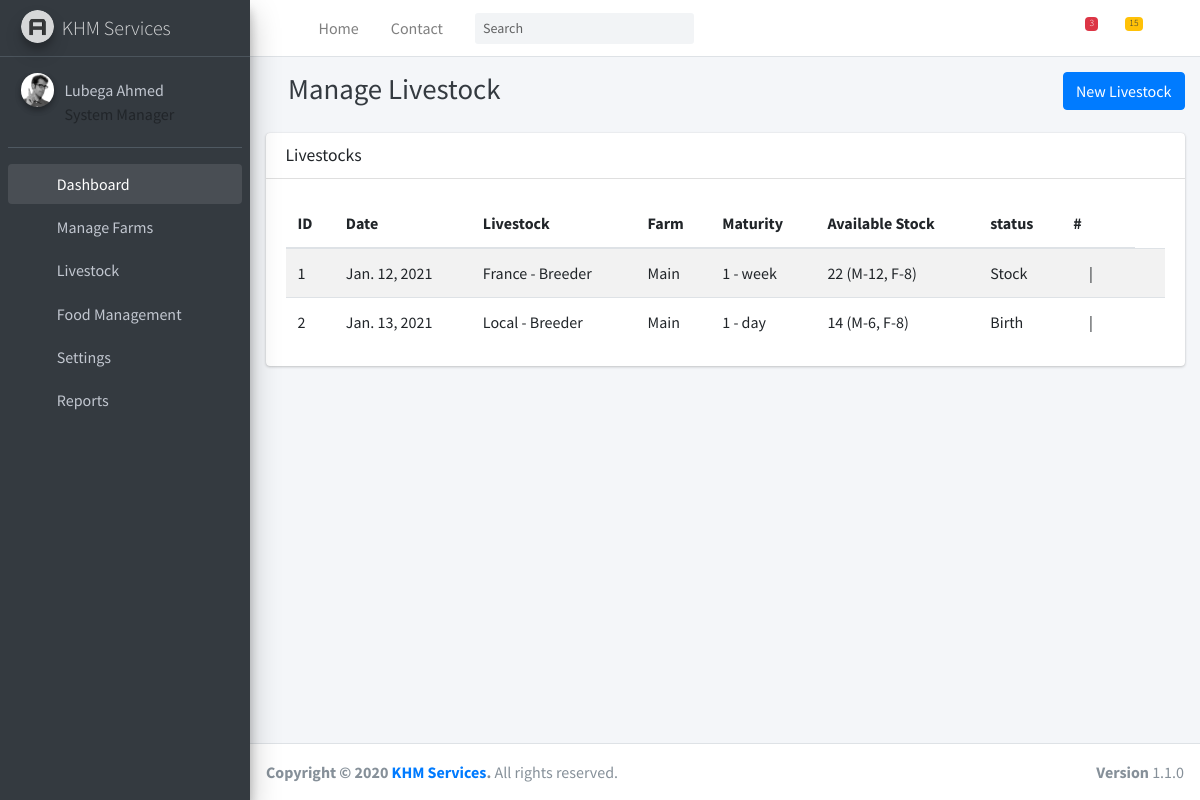
Screenshot of /livestock/ with the database file from the repository.
### cuniculture_app/models/livestocks.py (models this page shows, shortened)
class Livestock(models.Model):
    status_options = [
        ('Birth', 'Birth'),
        ('Stock', 'Stock')
    ]
    breed_options = [
        ('Breeder', 'Breeder'),
        ('Beef', 'Beef')
    ]
    maturity_options = [
        ('day', 'Day'),
        ('week', 'Week'),
    ]
    livestock_type = models.CharField(max_length=50)
    breed_category = models.CharField(max_length=50, choices=breed_options)
    farm = models.ForeignKey(Farm, on_delete=models.CASCADE)
    male = models.IntegerField()
    female = models.IntegerField()
    maturity = models.IntegerField()
    maturity_period = models.CharField(max_length=15, choices=maturity_options)
    available_stock = models.IntegerField()
    status = models.CharField(max_length=50, choices=status_options)
    stock_date = models.DateField(auto_now=True)
    class Meta:
        verbose_name = ("Livestock")
        verbose_name_plural = ("Livestocks")

### cuniculture_app/models/farms.py (models this page shows)
class Farm(models.Model):
    farm_name = models.CharField(max_length=50)
    location = models.CharField(max_length=50)
    in_charge = models.CharField(max_length=50)
    in_charge_contact = models.CharField(max_length=20)
    def __str__(self):
       return self.farm_name

### cuniculture_app/views/livestock_views.py (the view, shortened to what this page needs)
# urls.py: path('livestock/', livestock_views.manage_livestock_view, name='manage_livestock'),
def manage_livestock_view(request):
    livestocks = get_livestocks()
    livestock_form = LivestockForm()
    context = {
        'livestocks': livestocks,
        'livestock_form': livestock_form
    }
    return render (request, 'livestock/manage_livestock.html', context)

### cuniculture_app/forms/livestock_forms.py
class LivestockForm(ModelForm):
    class Meta:
        model = Livestock
        fields = ("livestock_type","breed_category", "farm", "male", "female", "maturity", "maturity_period", "available_stock", "status")
    def __init__(self, *args, **kwargs):
        super(LivestockForm, self).__init__(*args, **kwargs)
        self.helper = FormHelper()

### cuniculture_app/selectors/livestock_selectors.py (called while the page is built)
def get_livestocks():
    return Livestock.objects.all()

### cuniculture_app/templates/livestock/manage_livestock.html (shortened to what this page needs)
{% extends '../base.html' %}
{% load static %}
{% load crispy_forms_tags %}
{%block page_title%}
Manage Livestock
{% endblock%}
{% block right_button%}
<button type="button" class="btn btn-primary" data-toggle="modal" data-target="#modal-add-livestock">
    New Livestock
</button>
{% endblock %}
{% block content %}
<div class="container-fluid">
    <div class="row">
        <div class="col-12">
            <div class="card">
                {%if livestocks%}
                <div class="card-header">
                    <h3 class="card-title">Livestocks</h3>
                </div>
                <div class="card-body">
                    <table id="example1" class="table table-striped">
                        <thead>
                        <tr>
                            <th>ID</th>
                            <th>Date</th>
                            <th>Livestock</th>
                            <th>Farm</th>
                            <th>Maturity</th>
                            <th>Available Stock</th>
                            <th>status</th>
                            <th>#</th>
                        </tr>
                        </thead>
                        <tbody>
                        {% for live in livestocks%}
                        <tr data-id={{live.id}}>
                            <td>{{live.id}}</td>
                            <td>{{live.stock_date}}</td>
                            <td>{{live.livestock_type}} - {{live.breed_category}}</td>
                            <td>{{live.farm}}</td>
                            <td>{{live.maturity}} - {{live.maturity_period}}</td>
                            <td>{{live.available_stock}} (M-{{live.male}}, F-{{live.female}})</td>
                            <td>{{live.status}}</td>
                            <td>
                                <a href="{% url 'edit_livestock' live.id %}" style="color:inherit">
                                    <i class="fa fa-edit"></i>
                                </a> |
                                <a href="{% url 'delete_livestock' live.id %}" style="color: inherit">
                                    <i class="fa fa-trash" onclick="return 'Do you want to delete {{live.livestock_type}}?'"></i>
                                </a>
                            <td>
                        </tr>
                        {% endfor %}
                        </tbody>
                    </table>
                </div>
                {%else%}
                <div class="card-body">
                    <h4>No Livestocks available</h4>
                </div>
                {%endif%}
            </div>
        </div>
    </div>
</div>
{% endblock content %}

### rows the page displays
Livestock: id "1", stock_date "Jan. 12, 2021", livestock_type "France", breed_category "Breeder", farm "Main", maturity "1", maturity_period "week", available_stock "22", male "12", female "8", status "Stock"
Livestock: id "2", stock_date "Jan. 13, 2021", livestock_type "Local", breed_category "Breeder", farm "Main", maturity "1", maturity_period "day", available_stock "14", male "6", female "8", status "Birth"
